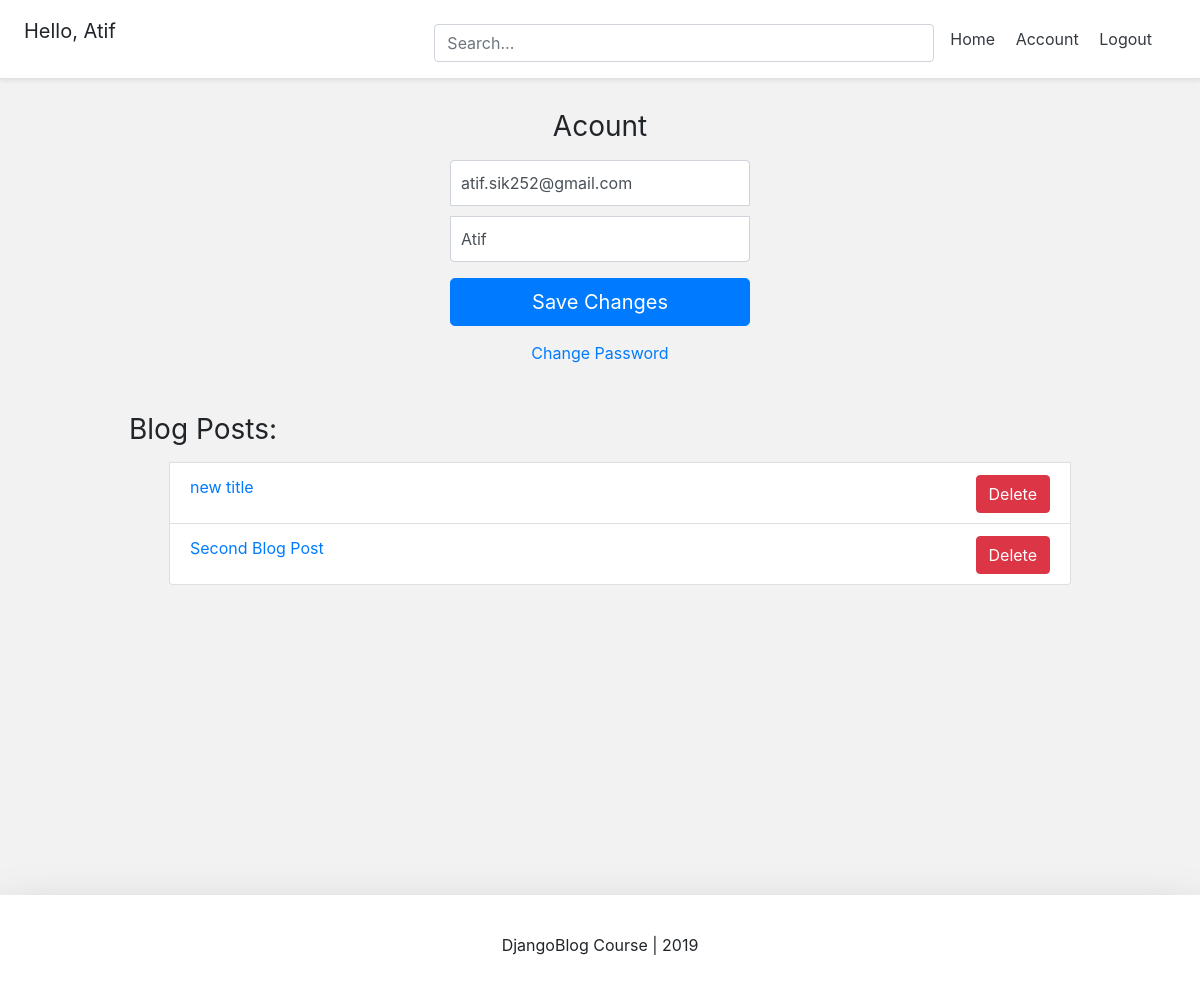
Page /account/ (signed in) on the earlier database version.
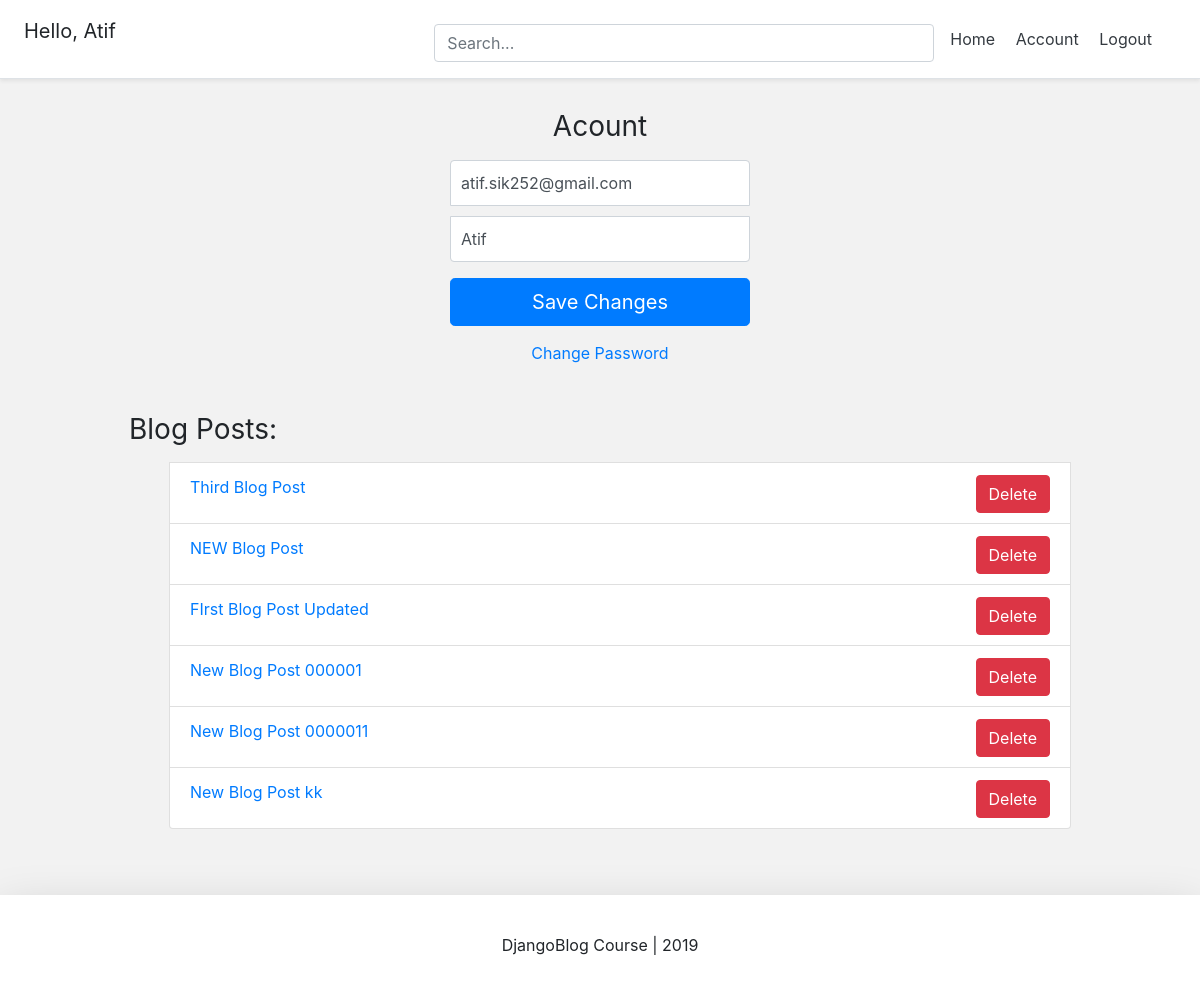
Same page on the later database version.
### account/models.py (models this page shows, shortened)
class Account(AbstractBaseUser):
	email					= models.EmailField(verbose_name="email", max_length=60, unique=True)
	username				= models.CharField(max_length=30, unique=True)
	date_joined				= models.DateTimeField(verbose_name="date joined", auto_now_add=True)
	last_login				= models.DateTimeField(verbose_name="last login", auto_now=True)
	is_admin				= models.BooleanField(default=False)
	is_active				= models.BooleanField(default=True)
	is_staff				= models.BooleanField(default=False)
	is_superuser			= models.BooleanField(default=False)
	USERNAME_FIELD = 'email'
	REQUIRED_FIELDS = ['username']
	objects = MyAccountManager()

### blog/models.py (models this page shows, shortened)
class BlogPost(models.Model):
	title			= models.CharField(max_length=50, null=False, blank=True)
	body			= models.TextField(max_length=5000, null=False, blank=True)
	image			= models.ImageField(upload_to=upload_location, null=False, blank=True)
	date_published	= models.DateTimeField(auto_now_add=True, verbose_name="date published")
	date_updated	= models.DateTimeField(auto_now=True, verbose_name="date updated")
	author			= models.ForeignKey(settings.AUTH_USER_MODEL, on_delete=models.CASCADE)
	slug			= models.SlugField(blank=True, unique=True)
	def __str__(self):
		return self.title

### account/views.py (the view)
# urls.py: path('account/', account_view, name="account"),
@cache_control(no_cache=True, must_revalidate=True, no_store=True)
def account_view(request):
	if not request.user.is_authenticated:
		return redirect("login")
	context = {}
	if request.POST:
		form = AccountUpdateForm(request.POST, instance=request.user)
		if form.is_valid():
			form.initial = {
				"email" : request.POST['email'],
				"username" : request.POST['username'],
			}
			form.save()
			context['success_message'] = "Updated"
	else:
		form = AccountUpdateForm(
			initial={
				"email": request.user.email,
				"username": request.user.username,
			}
		)
	context['account_form'] = form
	blog_posts = BlogPost.objects.filter(author=request.user)
	context['blog_posts'] = blog_posts
	return render(request, 'account/account.html', context)

### account/forms.py (shortened to what this page needs)
class AccountUpdateForm(forms.ModelForm):
	class Meta:
		model = Account
		fields = ('email', 'username')

### account/templates/account/account.html (shortened to what this page needs)
{% extends 'base.html' %}
{% block content %}
<form class="form-signin" method="post">{% csrf_token %}
  <h1 class="h3 mb-3 font-weight-normal">Acount</h1>
  <input type="email" name="email" id="inputEmail" class="form-control" placeholder="Email address" required autofocus value="{{account_form.initial.email}}">
  <input type="text" name="username" id="inputUsername" class="form-control" placeholder="Username" required value="{{account_form.initial.username}}">
  <button class="btn btn-lg btn-primary btn-block" type="submit">Save Changes</button>
</form>
<div class="d-flex flex-column">
	<a class="m-auto" href="{% url 'password_change' %}">Change Password</a>
</div>
<div class="container mt-4 p-4">
	<div class="row">
		<div class="blog-posts">
			<h3 class="mb-3 font-weight-normal">
			Blog Posts:</h3>
			{% if blog_posts %}
				<ul>
				{% for post in blog_posts %}
					<a href="{% url 'blog:detail' post.slug %}" style="text-decoration: none;">
						<li class="list-group-item pb-4">
							{{post}}
							<a href="{% url 'blog:delete' post.slug %}" class="btn btn-danger delete-btn">Delete</a>
						</li>
					</a>
				{% endfor %}
				</ul>
			{% else %}
				<p>You have no blog posts. Create a post
				<a href="{% url 'blog:create' %}">here</a></p>
			{% endif %}
		</div>
	</div>
</div>
{% endblock content %}

### templates/base.html (shortened to what this page needs)
<!DOCTYPE html>
<html>
<head>
	{% include  'snippets/header.html' %}
</head>
<body>
	<div class="main">
		{% block content %}
		{% endblock content %}
	</div>
	{% include  'snippets/footer.html' %}
</body>
</html>

### templates/snippets/header.html (shortened to what this page needs)
<link rel="stylesheet" href="https://stackpath.bootstrapcdn.com/bootstrap/4.3.1/css/bootstrap.min.css">
<div class="d-flex flex-column flex-md-row align-items-center p-3 px-md-4 mb-3 bg-white border-bottom shadow-sm">
  <h5 class="my-0 mr-md-auto font-weight-normal">
  	{% if request.user.is_authenticated %}
  	<p>Hello, {{request.user.username}} </p>
  	{% endif %}
  </h5>
  <div class="search-bar mt-sm-2 mr-2">
  	<form onsubmit="return executeQuery();">
  		<input type="text" class="form-control" name="q" id="id_q" placeholder="Search...">
  	</form>
  </div>
  <nav class="my-2 my-md-0 mr-md-3">
  	{% if request.user.is_authenticated %}
		<a class="p-2 text-dark" href="{% url 'home' %}">Home</a>
		<a class="p-2 text-dark" href="{% url 'account' %}">Account</a>
		<a class="p-2 text-dark" href="{% url 'logout' %}">Logout</a>
	{% else %}
		<a class="p-2 text-dark" href="{% url 'home' %}">Home</a>
		<a class="p-2 text-dark" href="{% url 'login' %}">Login</a>
		<a class="btn btn-outline-primary" href="{% url 'register' %}">Register</a>
    {% endif %}
  </nav>
</div>

### templates/snippets/footer.html (shortened to what this page needs)
<div class="d-flex flex-row align-items-center footer bg-white shadow-lg">
	<p class="m-auto">DjangoBlog Course | 2019</p>
</div>

### templates/snippets/header.html (style rules this page uses)
@media (min-width: 768px) { html { font-size: 16px; } }
.container { max-width: 960px; }
.search-bar { max-width: 500px; width: 100%; }
form { width: 100% }

### templates/snippets/base_css.html (style rules this page uses)
body { background-color: #f2f2f2; }

### templates/base.html (style rules this page uses)
.main { min-height: 100vh; height: 100%; }

### account/templates/account/account.html (style rules this page uses)
.form-signin { width: 100%; max-width: 330px; padding: 15px; margin: auto; }
.form-signin .form-control { position: relative; box-sizing: border-box; height: auto; padding: 10px; font-size: 16px; }
.form-signin input[type="email"] { margin-bottom: 10px; border-bottom-right-radius: 0; border-bottom-left-radius: 0; }
.form-signin input[type="text"] { margin-bottom: 10px; border-top-left-radius: 0; border-top-right-radius: 0; }
.h3 { text-align: center; }
.blog-posts { max-height: 500px; width: 100%; margin: auto; }
.delete-btn { float: right; }

### templates/snippets/footer.html (style rules this page uses)
.footer { min-height: 100px; }

Differences in the rows shown:
removed BlogPost: title "new title"
removed BlogPost: title "Second Blog Post"
added BlogPost: title "Third Blog Post"
added BlogPost: title "NEW Blog Post"
added BlogPost: title "FIrst Blog Post Updated"
added BlogPost: title "New Blog Post 000001"
added BlogPost: title "New Blog Post 0000011"
added BlogPost: title "New Blog Post kk"
